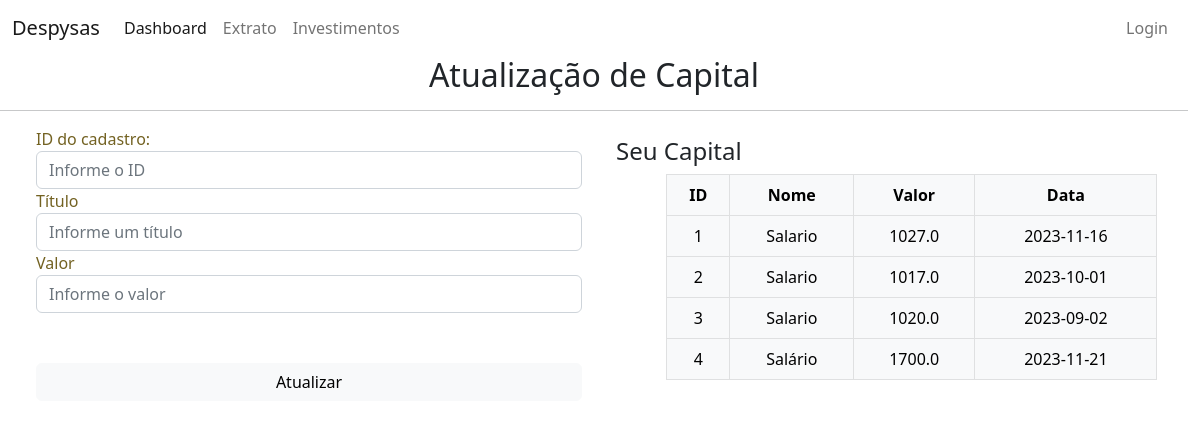
Before: /editar_capital with the older database file.
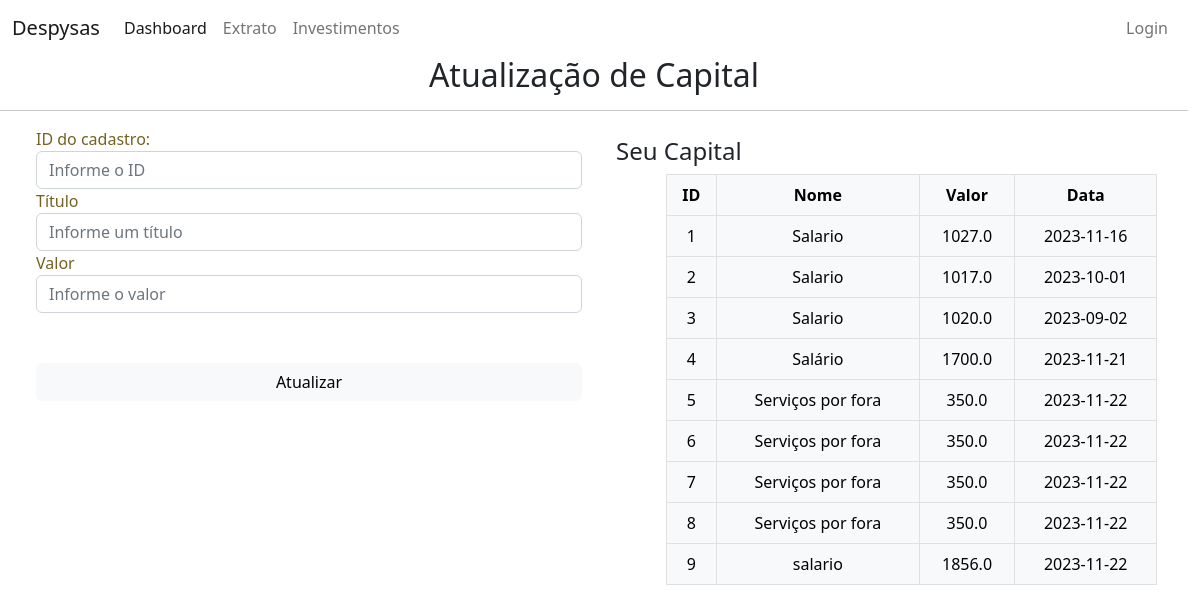
After: the same page with the newer database file.
### despysas/models.py (models this page shows)
class Capitais(db.Model):
    id = db.Column(db.Integer, primary_key=True)
    nome = db.Column(db.String(length=30), nullable=False)
    valor = db.Column(db.Float, nullable=False)
    data = db.Column(db.Date, default=date.today(), nullable=True)

### despysas/routes.py (the view, shortened to what this page needs)
@app.route('/editar_capital', methods=['GET', 'POST']) # decorator rota cadastro de capital
def page_edita_capital():
    form = EditaFormCapital() # consulta informacoes do formulario de cadastro de capital
    id = form.id.data
    return render_template("editar_capital.html", capital=Capitais.query.all(), form=form) # renderiza o formulario

### despysas/forms.py
class EditaFormCapital(FlaskForm):
    id = IntegerField(label="ID do cadastro:", validators=[DataRequired()])
    nome = StringField(label="Título", validators=[Length(max=30), DataRequired()])
    valor = FloatField(label="Valor", validators=[DataRequired()])
    submit = SubmitField(label="Atualizar")

### despysas/templates/editar_capital.html (shortened to what this page needs)
{% extends 'base.html' %}
{% block content %}
    <h2 style="text-align: center;">Atualização de Capital</h2>
    <hr>
    <div class="container">
        <div class="row">
            <div class="col-sm-6">
                <form method="POST" class="form-register" style="color: #736222;">
                    {{ form.id.label() }}
                    {{ form.id(class="form-control", placeholder="Informe o ID")}}
                    {{ form.nome.label() }}
                    {{ form.nome(class="form-control", placeholder="Informe um título")}}
                    {{ form.valor.label() }}
                    {{ form.valor(class="form-control", placeholder="Informe o valor")}}
                    <div class="d-grid" style="padding-top: 50px;">
                        {{ form.submit(class="btn btn-md btn-light")}}
                    </div>
                </form>
            </div>
            <div class="col-sm-6">
                <h4 style="margin-left: 10px; margin-top: 10px;">Seu Capital</h4>
                <table class="table table-hover table-bordered table-light" style="max-width: 90%; text-align: center; margin-left: 60px;">
                    <thead>
                        <th scope="col">ID</th>
                        <th scope="col">Nome</th>
                        <th scope="col">Valor</th>
                        <th scope="col">Data</th>
                    </thead>
                    <tbody>
                        {% for item in capital %}
                        <tr>
                            <td>{{item.id}}</td>
                            <td>{{item.nome}}</td>
                            <td>{{item.valor}}</td>
                            <td>{{item.data}}</td>
                        </tr>
                        {% endfor %}
                    </tbody>
                </table>
            </div>
        </div>
    </div>
{% endblock %}

Changed rows visible on the page:
added Capitais: id "5", nome "Serviços por fora", valor "350.0", data "2023-11-22"
added Capitais: id "6", nome "Serviços por fora", valor "350.0", data "2023-11-22"
added Capitais: id "7", nome "Serviços por fora", valor "350.0", data "2023-11-22"
added Capitais: id "8", nome "Serviços por fora", valor "350.0", data "2023-11-22"
added Capitais: id "9", nome "salario", valor "1856.0", data "2023-11-22"
